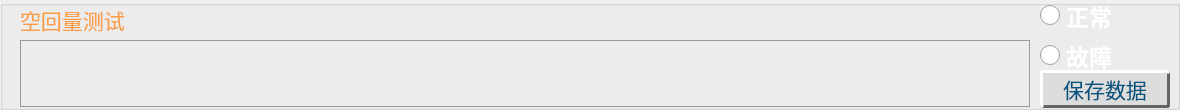
           <widget class="QGroupBox" name="groupBox_12">
            <property name="geometry">
             <rect>
              <x>0</x>
              <y>330</y>
              <width>1180</width>
              <height>110</height>
             </rect>
            </property>
            <property name="styleSheet">
             <string notr="true"/>
            </property>
            <property name="title">
             <string/>
            </property>
            <widget class="QLabel" name="lab_14">
             <property name="geometry">
              <rect>
               <x>20</x>
               <y>5</y>
               <width>1010</width>
               <height>30</height>
              </rect>
             </property>
             <property name="minimumSize">
              <size>
               <width>0</width>
               <height>0</height>
              </size>
             </property>
             <property name="maximumSize">
              <size>
               <width>9999999</width>
               <height>16777215</height>
              </size>
             </property>
             <property name="font">
              <font>
               <family>华光标题宋_CNKI</family>
               <pointsize>16</pointsize>
               <weight>50</weight>
               <bold>false</bold>
              </font>
             </property>
             <property name="styleSheet">
              <string notr="true">color: rgb(250, 156, 68);</string>
             </property>
             <property name="text">
              <string>空回量测试</string>
             </property>
             <property name="alignment">
              <set>Qt::AlignLeading|Qt::AlignLeft|Qt::AlignVCenter</set>
             </property>
            </widget>
            <widget class="QRadioButton" name="rad_27">
             <property name="geometry">
              <rect>
               <x>1040</x>
               <y>0</y>
               <width>182</width>
               <height>31</height>
              </rect>
             </property>
             <property name="font">
              <font>
               <family>黑体</family>
               <pointsize>17</pointsize>
               <weight>75</weight>
               <bold>true</bold>
              </font>
             </property>
             <property name="cursor">
              <cursorShape>PointingHandCursor</cursorShape>
             </property>
             <property name="styleSheet">
              <string notr="true">QRadioButton::indicator {
    width: 20px;
    height: 20px;
}
 
QRadioButton::indicator::unchecked {
image: url(:/res/account/unchecked.png);
}
 
QRadioButton::indicator:unchecked:hover {
image: url(:/res/account/unchecked.png);
}
 
QRadioButton::indicator:unchecked:pressed {
image: url(:/res/account/unchecked.png);
}
 
QRadioButton::indicator::checked {
image: url(:/res/account/checked.png);
}
 
QRadioButton::indicator:checked:hover {
image: url(:/res/account/checked.png);
}
 
QRadioButton::indicator:checked:pressed {
image: url(:/res/account/checked.png);
}
QRadioButton {
color: rgb(255, 255, 255);
}</string>
             </property>
             <property name="text">
              <string>正常</string>
             </property>
             <property name="iconSize">
              <size>
               <width>30</width>
               <height>16</height>
              </size>
             </property>
            </widget>
            <widget class="QRadioButton" name="rad_28">
             <property name="geometry">
              <rect>
               <x>1040</x>
               <y>40</y>
               <width>182</width>
               <height>31</height>
              </rect>
             </property>
             <property name="font">
              <font>
               <family>黑体</family>
               <pointsize>17</pointsize>
               <weight>75</weight>
               <bold>true</bold>
              </font>
             </property>
             <property name="cursor">
              <cursorShape>PointingHandCursor</cursorShape>
             </property>
             <property name="styleSheet">
              <string notr="true">QRadioButton::indicator {
    width: 20px;
    height: 20px;
}
 
QRadioButton::indicator::unchecked {
image: url(:/res/account/unchecked.png);
}
 
QRadioButton::indicator:unchecked:hover {
image: url(:/res/account/unchecked.png);
}
 
QRadioButton::indicator:unchecked:pressed {
image: url(:/res/account/unchecked.png);
}
 
QRadioButton::indicator::checked {
image: url(:/res/account/checked.png);
}
 
QRadioButton::indicator:checked:hover {
image: url(:/res/account/checked.png);
}
 
QRadioButton::indicator:checked:pressed {
image: url(:/res/account/checked.png);
}
QRadioButton {
color: rgb(255, 255, 255);
}
QRadioButton:checked {
color: rgb(255, 96, 48);
}</string>
             </property>
             <property name="text">
              <string>故障</string>
             </property>
             <property name="iconSize">
              <size>
               <width>30</width>
               <height>16</height>
              </size>
             </property>
            </widget>
            <widget class="QTextEdit" name="text_14">
             <property name="enabled">
              <bool>true</bool>
             </property>
             <property name="geometry">
              <rect>
               <x>20</x>
               <y>40</y>
               <width>1010</width>
               <height>67</height>
              </rect>
             </property>
             <property name="font">
              <font>
               <family>微软雅黑</family>
               <pointsize>10</pointsize>
               <weight>75</weight>
               <bold>true</bold>
              </font>
             </property>
             <property name="focusPolicy">
              <enum>Qt::StrongFocus</enum>
             </property>
             <property name="styleSheet">
              <string notr="true">border-color: rgb(154, 154, 154);
background-color: rgba(255, 255, 255,0);
color: rgb(255, 255, 255);
border-style:solid;
border-width:1px;</string>
             </property>
             <property name="html">
              <string>&lt;!DOCTYPE HTML PUBLIC &quot;-//W3C//DTD HTML 4.0//EN&quot; &quot;http://www.w3.org/TR/REC-html40/strict.dtd&quot;&gt;
&lt;html&gt;&lt;head&gt;&lt;meta name=&quot;qrichtext&quot; content=&quot;1&quot; /&gt;&lt;style type=&quot;text/css&quot;&gt;
p, li { white-space: pre-wrap; }
&lt;/style&gt;&lt;/head&gt;&lt;body style=&quot; font-family:'微软雅黑'; font-size:10pt; font-weight:600; font-style:normal;&quot;&gt;
&lt;p style=&quot;-qt-paragraph-type:empty; margin-top:12px; margin-bottom:12px; margin-left:0px; margin-right:0px; -qt-block-indent:0; text-indent:0px; font-family:'新宋体'; font-size:14pt; font-weight:400;&quot;&gt;&lt;br /&gt;&lt;/p&gt;&lt;/body&gt;&lt;/html&gt;</string>
             </property>
            </widget>
            <widget class="QPushButton" name="btn_21">
             <property name="geometry">
              <rect>
               <x>1040</x>
               <y>70</y>
               <width>130</width>
               <height>38</height>
              </rect>
             </property>
             <property name="minimumSize">
              <size>
               <width>0</width>
               <height>0</height>
              </size>
             </property>
             <property name="maximumSize">
              <size>
               <width>300</width>
               <height>50</height>
              </size>
             </property>
             <property name="font">
              <font>
               <family>华光大标宋_CNKI</family>
               <pointsize>16</pointsize>
               <weight>50</weight>
               <bold>false</bold>
              </font>
             </property>
             <property name="styleSheet">
              <string notr="true">QPushButton{
color: rgb(0, 85, 127);
background:#DDDDDD; 
border-right:3px solid #646464; 
border-bottom:3px solid #646464;
border-left:3px solid #FFFFFF;
border-top:3px solid #FFFFFF; 
border-radius:3px;
}                

QPushButton:pressed{
background:#DDDDDD; 
border-right:2px solid #FFFFFF; 
border-bottom:2px solid #FFFFFF;
border-left:2px solid #646464;
border-top:2px solid #646464; 
border-radius:2px;
}

QPushButton:checked {
background:#bbbbbb; 
border-right:4px solid #FFFFFF; 
border-bottom:4px solid #FFFFFF;
border-left:4px solid #646464;
border-top:4px solid #646464; 
border-radius:4px;
}</string>
             </property>
             <property name="text">
              <string>保存数据</string>
             </property>
            </widget>
           </widget>
